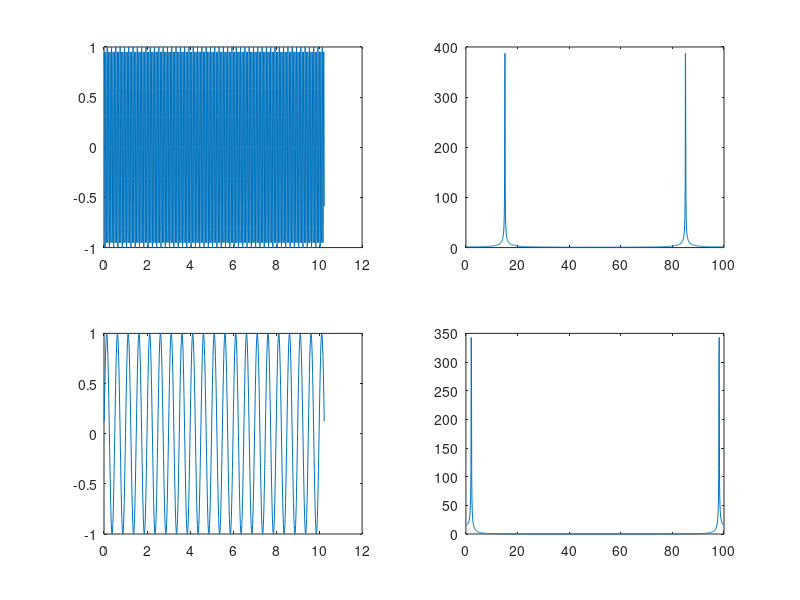

MATLAB code to generate this figure:
%1
fs = 100; % 大于最大两倍即30Hz即可
N = 1024; % 取2的次幂便于FFT
f1 = 15; f2 = 2;
t = (1:N)/fs; 
x1 = sin(2*pi*f1*t);
x2 = sin(2*pi*f2*t);
F1 = abs(fft(x1)); % X按习惯表示x对应生成的循环矩阵
F2 = abs(fft(x2));
f = (1:N)*fs/N % 模拟频率

subplot(221)
plot(t, x1)
subplot(222)
plot(f, F1)
subplot(223)
plot(t, x2)
subplot(224)
plot(f, F2)